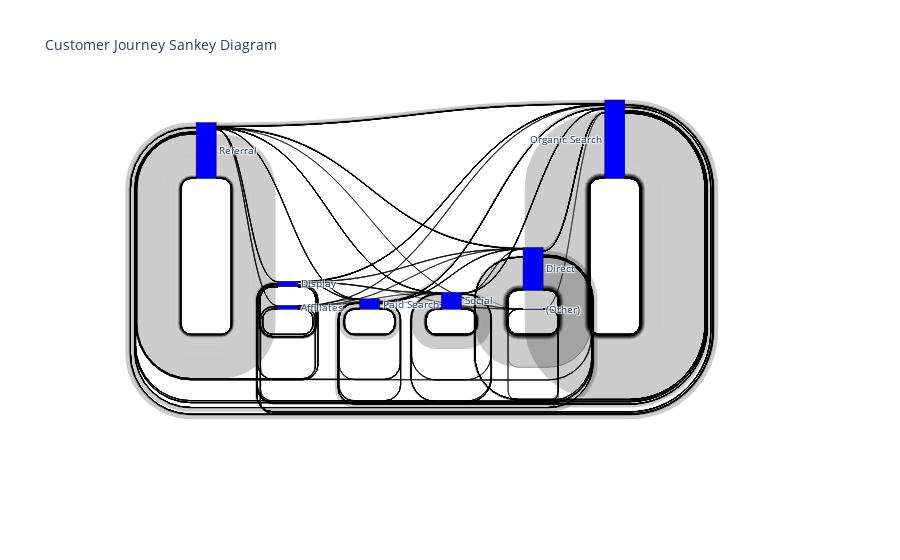

Write notebook code for a chart like this one.
### Code cell
# Create an instance of CustomerJourneySankey
sankey = CustomerJourneySankey(journey_df)

# Create and display the Sankey diagram
sankey.create_sankey_diagram()

### Figure 1 — Plotly figure (JSON) as saved in the notebook; plotly's stock layout.template omitted (floating-point values rounded to 4 significant figures; data arrays with more than 128 entries replaced by an {"elided": "..."} marker saying what was removed)
{"data": [{"link": {"source": {"elided": "825 int values"}, "target": {"elided": "825 int values"}, "value": {"elided": "825 int values"}}, "node": {"color": "blue", "label": ["Referral", "Display", "Affiliates", "Paid Search", "Social", "(Other)", "Direct", "Organic Search"], "line": {"color": "black", "width": 0.5}, "pad": 15, "thickness": 20}, "type": "sankey"}], "layout": {"font": {"size": 10}, "title": {"text": "Customer Journey Sankey Diagram"}}}
